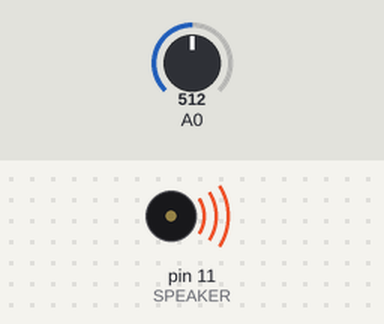
Bench run of a sketch on a simulated Arduino Uno, built with avr-gcc and run on an emulated ATmega328P. Parts: buzzer (waves = sounding). The inputs (shaded band) are chosen by the test bench; at power-on: A0 = 512.

Above: at 1.2 s.
1.3 s: A0 set to 0
At 2.5 s:
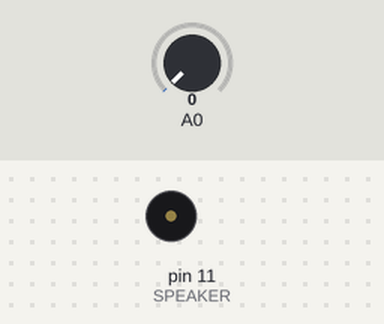
2.8 s: A0 set to 122
At 3.8 s:
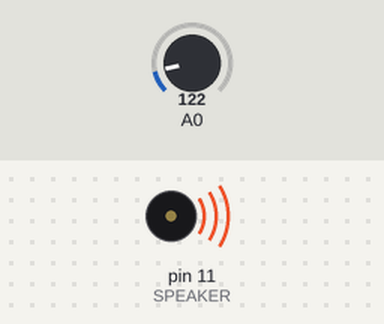
Timing chart, 0 to 5.8 s (numbered marks = the images above; inputs shaded):
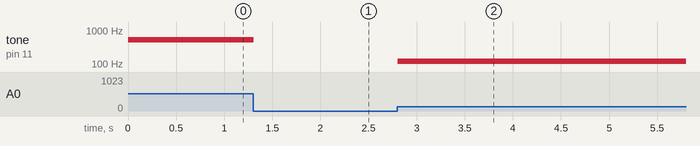

Measured:
- after the input at 1.3 s, tone on pin 11 (SPEAKER): 512 Hz → silent at once
- after the input at 2.8 s, tone on pin 11 (SPEAKER): silent → 122 Hz at once

The sketch:

speaker2.ino
```cpp
extern const int SPEAKER;

//#define TEST
#ifdef TEST
#include <ArduinoUnit.h>

void setup() {
  Serial.begin(9600);
}

void loop() {
  Test::run();
}

#else

void setup() {
  Serial.begin(9600);

  pinMode(SPEAKER, OUTPUT);
}

void loop() {
  sound();
  delay(10);
}

#endif
```

tone.ino
```cpp
const int SPEAKER = 11;  // pin number of speaker.
const int SWITCH = 0;    // Analog In 0.

void sound() {
  int value = analogReadW(SWITCH);
  if(value < 0) {
    toneW(SPEAKER, 0);
  } else if(value > 1023) {
    toneW(SPEAKER, 1023);
  } else if(value == 0) {
    noToneW(SPEAKER);
  } else {
    toneW(SPEAKER, value);
  }
}


#ifndef TEST

void toneW(int pin, int frequency) {
  tone(pin, frequency);
}

void noToneW(int pin) {
  noTone(pin);
}

int analogReadW(int pin) {
  return analogRead(pin);
}

#endif
```

toneTest.ino
```cpp
#ifdef TEST

static int mockAnalogInputs[] = {0, 0, 0, 0, 0, 0};  // value of Analog input.
static int mockPins[] = {0, 0, 0, 0, 0, 0, 0, 0, 0, 0, 0, 0, 0};  // value of Pins.
static int flagNoToneCalled[] = {0, 0, 0, 0, 0, 0, 0, 0, 0, 0, 0, 0, 0};

test(no_tone_when_switch_is_0) {
  flagNoToneCalled[SPEAKER] = 0;
  mockAnalogInputs[SWITCH] = 0;

  sound();

  assertEqual(1, flagNoToneCalled[SPEAKER]);
}

test(1023_tone_when_switch_is_1023) {
  mockPins[SPEAKER] = 100;
  mockAnalogInputs[SWITCH] = 1023;

  sound();

  assertEqual(1023, mockPins[SPEAKER]);
}

test(1023_tone_when_switch_is_1024) {
  mockPins[SPEAKER] = 100;
  mockAnalogInputs[SWITCH] = 1024;

  sound();

  assertEqual(1023, mockPins[SPEAKER]);
}

test(1023_tone_when_switch_is_less_than_0) {
  mockPins[SPEAKER] = 100;
  mockAnalogInputs[SWITCH] = -1;

  sound();

  assertEqual(0, mockPins[SPEAKER]);
}


void toneW(int pin, int frequency) {
  mockPins[pin] = frequency;
}

void noToneW(int pin) {
  flagNoToneCalled[pin] = 1;
}

int analogReadW(int pin) {
  return mockAnalogInputs[pin];
}

#endif
```
